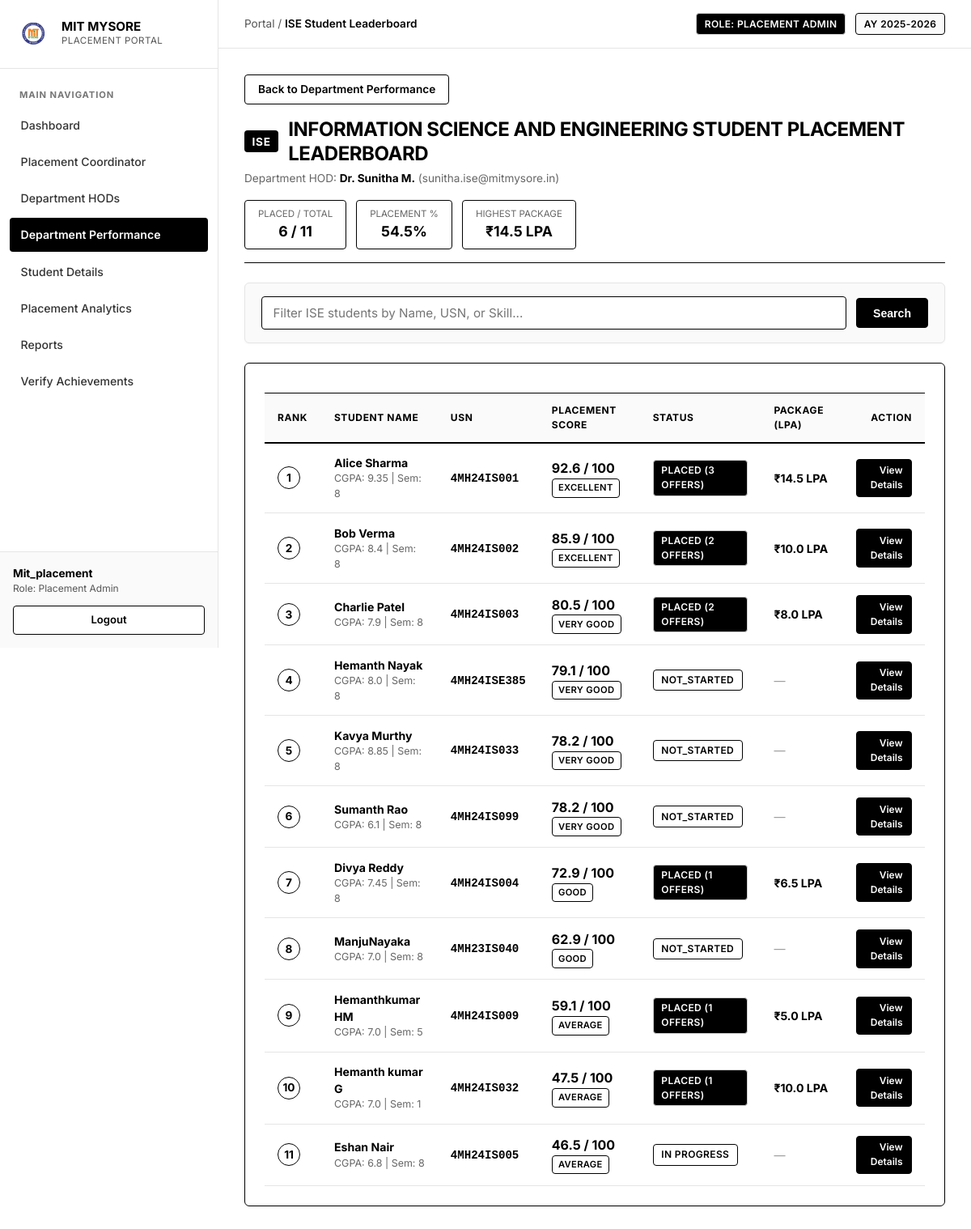
/portal/department/ISE (signed in), run on the app's committed database.
### models.py (models this page shows)
class Department(db.Model):
    __tablename__ = 'departments'
    id = db.Column(db.Integer, primary_key=True)
    code = db.Column(db.String(20), unique=True, nullable=False)
    name = db.Column(db.String(100), unique=True, nullable=False)
    hod_name = db.Column(db.String(100), default='Dr. HOD')
    hod_id = db.Column(db.String(50), default='HOD_01')
    hod_email = db.Column(db.String(100), default='hod@mitmysore.in')
    hod_phone = db.Column(db.String(30), default='+91 98450 11223')
    admins = db.relationship('Admin', backref='department', lazy=True)
    students = db.relationship('Student', backref='department', lazy=True)

class Student(db.Model):
    __tablename__ = 'students'
    usn = db.Column(db.String(20), primary_key=True)
    name = db.Column(db.String(100), nullable=False)
    mobile_number = db.Column(db.String(15), unique=True, nullable=False)
    email = db.Column(db.String(100), unique=True, nullable=True)
    department_id = db.Column(db.Integer, db.ForeignKey('departments.id'), nullable=False)
    semester = db.Column(db.Integer, default=8)
    cgpa = db.Column(db.Float, default=8.0)
    attendance = db.Column(db.Float, default=85.0)
    academic_score = db.Column(db.Float, default=82.0)
    skills = db.Column(db.String(255), default="Python, DSA, SQL")
    programming_languages = db.Column(db.String(255), default="Python, Java, C++")
    technical_skills = db.Column(db.String(255), default="Data Structures, DBMS, Web Development")
    certifications = db.Column(db.String(255), default="Cloud Computing, Full Stack Web Development")
    projects = db.Column(db.Text, default="Smart Placement Portal, AI Resume Screener")
    companies_attended = db.Column(db.Integer, default=0)
    companies_selected = db.Column(db.Integer, default=0)
    offers_count = db.Column(db.Integer, default=0)
    highest_package = db.Column(db.Float, default=0.0)  # in LPA
    average_package = db.Column(db.Float, default=0.0)  # in LPA
    placement_status = db.Column(db.String(50), default="NOT_STARTED") # PLACED, IN_PROCESS, NOT_STARTED, NOT_PLACED
    placement_approval_status = db.Column(db.String(50), default="APPROVED") # PENDING, APPROVED, REJECTED
    approved_by = db.Column(db.String(100), nullable=True)
    approved_at = db.Column(db.DateTime, nullable=True)
    rejected_by = db.Column(db.String(100), nullable=True)
    rejected_at = db.Column(db.DateTime, nullable=True)
    rejection_reason = db.Column(db.Text, nullable=True)
    resume = db.Column(db.String(255), default="Resume_Uploaded.pdf")
    performance = db.relationship('PerformanceRecord', backref='student', uselist=False, lazy=True)
    account_link = db.relationship('StudentAccountLink', backref='student', uselist=False, lazy=True)
    recommendations = db.relationship('LearningRecommendation', backref='student', lazy=True, order_by='LearningRecommendation.created_at.desc()')
    youtube_lessons = db.relationship('YouTubeLesson', backref='student', lazy=True, order_by='YouTubeLesson.created_at.desc()')
    quiz_attempts = db.relationship('QuizAttempt', backref='student', lazy=True, order_by='QuizAttempt.attempted_at.desc()')
    interview_sessions = db.relationship('MockInterviewSession', backref='student', lazy=True, order_by='MockInterviewSession.started_at.desc()')
    course_progress = db.relationship('StudentCourseProgress', backref='student', lazy=True, cascade='all, delete-orphan', order_by='StudentCourseProgress.saved_at.desc()')
    event_actions = db.relationship('StudentEventAction', backref='student', lazy=True, cascade='all, delete-orphan', order_by='StudentEventAction.updated_at.desc()')
    achievements = db.relationship('StudentAchievement', backref='student', lazy=True, cascade='all, delete-orphan', order_by='StudentAchievement.completion_date.desc()')
    notifications = db.relationship('StudentNotification', backref='student', lazy=True, cascade='all, delete-orphan', order_by='StudentNotification.created_at.desc()')
    preference = db.relationship('StudentPreference', backref='student', uselist=False, lazy=True, cascade='all, delete-orphan')
    provider_accounts = db.relationship('ExternalProviderAccount', backref='student', lazy=True, cascade='all, delete-orphan', order_by='ExternalProviderAccount.created_at.desc()')
    sync_logs = db.relationship('CertificateSyncLog', backref='student', lazy=True, cascade='all, delete-orphan', order_by='CertificateSyncLog.sync_started_at.desc()')
    @property
    def placement_score(self):
        if self.performance:
            return round(self.performance.overall_aggregate, 1)
        return 0.0
    @property
    def placement_level(self):
        score = self.placement_score
        if score >= 85:
            return "Excellent"
        elif score >= 75:
            return "Very Good"
        elif score >= 60:
            return "Good"
        elif score >= 40:
            return "Average"
        else:
            return "Needs Improvement"

class PerformanceRecord(db.Model):
    __tablename__ = 'performance_records'
    id = db.Column(db.Integer, primary_key=True)
    student_usn = db.Column(db.String(20), db.ForeignKey('students.usn'), nullable=False, unique=True)
    aptitude_score = db.Column(db.Float, default=0.0)
    gd_status = db.Column(db.Boolean, default=False)
    hr_status = db.Column(db.Boolean, default=False)
    coding_c_score = db.Column(db.Float, default=0.0)
    coding_java_score = db.Column(db.Float, default=0.0)
    coding_dsa_score = db.Column(db.Float, default=0.0)
    technical_interview_score = db.Column(db.Float, default=0.0)
    hr_score = db.Column(db.Float, default=0.0)
    @property
    def coding_overall_score(self):
        return round((self.coding_c_score + self.coding_java_score + self.coding_dsa_score) / 3.0, 1)
    @property
    def overall_aggregate(self):
        coding_avg = self.coding_overall_score
        tech_score = self.technical_interview_score if self.technical_interview_score > 0 else coding_avg
        hr_val = self.hr_score if self.hr_score > 0 else (90.0 if self.hr_status else 45.0)
        gd_val = 90.0 if self.gd_status else 45.0
        score = (self.aptitude_score * 0.25) + (coding_avg * 0.35) + (tech_score * 0.20) + (hr_val * 0.10) + (gd_val * 0.10)
        return round(score, 1)

### app.py (the view)
@app.route('/portal/department/<dept_code>')
def portal_department_leaderboard(dept_code):
    admin = get_current_admin()
    if not admin:
        return redirect(url_for('admin_login'))
    department = Department.query.filter_by(code=dept_code.upper()).first_or_404()
    dept_stats = get_department_stats(department)
    students_query = Student.query.filter_by(department_id=department.id)
    search_query = request.args.get('search', '').strip()
    if search_query:
        students_query = students_query.filter(
            (Student.usn.ilike(f"%{search_query}%")) |
            (Student.name.ilike(f"%{search_query}%")) |
            (Student.skills.ilike(f"%{search_query}%"))
        )
    students = sorted(students_query.all(), key=lambda s: (s.placement_score, s.highest_package), reverse=True)
    return render_template(
        'portal_dept_leaderboard.html',
        active_page='performance',
        active_dept=dept_code.upper(),
        admin=admin,
        department=department,
        stats=dept_stats,
        students=students,
        search_query=search_query
    )

### templates/portal_dept_leaderboard.html (shortened to what this page needs)
{% extends 'portal_base.html' %}
{% block breadcrumb %}{{ department.code }} Student Leaderboard{% endblock %}
{% block portal_content %}
<div style="margin-bottom: 1.5rem;">
    <a href="{{ url_for('portal_performance') }}" class="btn btn-secondary" style="border: 1px solid #000; color: #000; font-size: 0.85rem; padding: 0.45rem 1rem; margin-bottom: 1rem; display: inline-block; background: #fff;">
        Back to Department Performance
    </a>
    <div style="display: flex; justify-content: space-between; align-items: flex-start; flex-wrap: wrap; gap: 1rem; border-bottom: 1px solid #000; padding-bottom: 1rem;">
        <div>
            <div style="display: flex; align-items: center; gap: 0.75rem; margin-bottom: 0.35rem;">
                <span class="badge-dept" style="font-size: 0.85rem; padding: 0.2rem 0.6rem;">{{ department.code }}</span>
                <h2 style="font-size: 1.5rem; font-weight: 700; color: #000; margin: 0; text-transform: uppercase;">
                    {{ department.name }} Student Placement Leaderboard
                </h2>
            </div>
            <p style="color: #666; font-size: 0.85rem; margin: 0;">
                Department HOD: <strong style="color: #000;">{{ department.hod_name }}</strong> ({{ department.hod_email }})
            </p>
        </div>
        <div style="display: flex; gap: 0.75rem; flex-wrap: wrap;">
            <div style="background: #fff; border: 1px solid #000; border-radius: 4px; padding: 0.5rem 1rem; text-align: center;">
                <div style="font-size: 0.72rem; color: #666; text-transform: uppercase;">Placed / Total</div>
                <div style="font-weight: 700; color: #000; font-size: 1.1rem;">{{ stats.placed_count }} / {{ stats.total_students }}</div>
            </div>
            <div style="background: #fff; border: 1px solid #000; border-radius: 4px; padding: 0.5rem 1rem; text-align: center;">
                <div style="font-size: 0.72rem; color: #666; text-transform: uppercase;">Placement %</div>
                <div style="font-weight: 700; color: #000; font-size: 1.1rem;">{{ stats.placement_pct }}%</div>
            </div>
            <div style="background: #fff; border: 1px solid #000; border-radius: 4px; padding: 0.5rem 1rem; text-align: center;">
                <div style="font-size: 0.72rem; color: #666; text-transform: uppercase;">Highest Package</div>
                <div style="font-weight: 700; color: #000; font-size: 1.1rem;">₹{{ stats.highest_package }} LPA</div>
            </div>
        </div>
    </div>
</div>
<div class="card" style="padding: 1rem 1.25rem; margin-bottom: 1.5rem; border: 1px solid #e5e5e5; background: #fafafa;">
    <form method="GET" style="display: flex; gap: 0.75rem; align-items: center;">
        <input type="text" name="search" value="{{ search_query }}" placeholder="Filter {{ department.code }} students by Name, USN, or Skill..." class="form-control" style="flex: 1; padding: 0.6rem 0.85rem; border: 1px solid #000;">
        <button type="submit" class="btn" style="padding: 0.6rem 1.25rem; background: #000; color: #fff; border: 1px solid #000;">Search</button>
    </form>
</div>
<div class="card" style="border: 1px solid #000; padding: 1.5rem;">
    <div style="overflow-x: auto;">
        <table class="portal-table">
            <thead>
                <tr>
                    <th style="width: 70px;">Rank</th>
                    <th>Student Name</th>
                    <th>USN</th>
                    <th>Placement Score</th>
                    <th>Status</th>
                    <th>Package (LPA)</th>
                    <th style="text-align: right;">Action</th>
                </tr>
            </thead>
            <tbody>
                {% for student in students %}
                <tr onclick="window.location.href='{{ url_for('portal_student_details', usn=student.usn) }}'" style="cursor: pointer;">
                    <td>
                        <span class="rank-badge rank-normal" style="border: 1px solid #000; background: #fff; color: #000;">
                            {{ loop.index }}
                        </span>
                    </td>
                    <td>
                        <div style="font-weight: 700;">{{ student.name }}</div>
                        <div style="font-size: 0.78rem; color: #666;">CGPA: {{ student.cgpa }} | Sem: {{ student.semester }}</div>
                    </td>
                    <td>
                        <span style="font-family: monospace; font-weight: 600;">{{ student.usn }}</span>
                    </td>
                    <td>
                        <div style="font-weight: 700; font-size: 1rem;">
                            {{ student.placement_score }} / 100
                        </div>
                        <span class="badge" style="border: 1px solid #000; font-size: 0.7rem; padding: 0.15rem 0.45rem; background: #fff; color: #000;">
                            {{ student.placement_level }}
                        </span>
                    </td>
                    <td>
                        {% if student.placement_status == 'Placed' %}
                            <span class="badge" style="background: #000; color: #fff;">
                                Placed ({{ student.offers_count }} Offers)
                            </span>
                        {% else %}
                            <span class="badge" style="border: 1px solid #000; background: #fff; color: #000;">
                                {{ student.placement_status }}
                            </span>
                        {% endif %}
                    </td>
                    <td>
                        {% if student.highest_package > 0 %}
                            <strong>₹{{ student.highest_package }} LPA</strong>
                        {% else %}
                            <span style="color: #999;">—</span>
                        {% endif %}
                    </td>
                    <td style="text-align: right;">
                        <span class="btn" style="font-size: 0.75rem; padding: 0.3rem 0.65rem; background: #000; color: #fff; border: 1px solid #000;">
                            View Details
                        </span>
                    </td>
                </tr>
                {% else %}
                <tr>
                    <td colspan="7" style="text-align: center; padding: 2rem; color: #666;">
                        No students found matching your search.
                    </td>
                </tr>
                {% endfor %}
            </tbody>
        </table>
    </div>
</div>
{% endblock %}

### data on the page
Department: code "ISE", name "INFORMATION SCIENCE AND ENGINEERING", hod_name "Dr. Sunitha M.", hod_email "sunitha.ise@mitmysore.in", search "Filter ISE students by Name, USN, or Skill..."
Student: highest_package "14.5", name "Alice Sharma", cgpa "9.35", semester "8", usn "4MH24IS001", placement_score "92.6", placement_level "EXCELLENT", offers_count "3"
Student: name "Bob Verma", cgpa "8.4", semester "8", usn "4MH24IS002", placement_score "85.9", placement_level "EXCELLENT", offers_count "2", highest_package "10.0"
Student: name "Charlie Patel", cgpa "7.9", semester "8", usn "4MH24IS003", placement_score "80.5", placement_level "VERY GOOD", offers_count "2", highest_package "8.0"
Student: name "Hemanth Nayak", cgpa "8.0", semester "8", usn "4MH24ISE385", placement_score "79.1", placement_level "VERY GOOD", placement_status "NOT_STARTED"
Student: name "Kavya Murthy", cgpa "8.85", semester "8", usn "4MH24IS033", placement_score "78.2", placement_level "VERY GOOD", placement_status "NOT_STARTED"
Student: name "Sumanth Rao", cgpa "6.1", semester "8", usn "4MH24IS099", placement_score "78.2", placement_level "VERY GOOD", placement_status "NOT_STARTED"
Student: name "Divya Reddy", cgpa "7.45", semester "8", usn "4MH24IS004", placement_score "72.9", placement_level "GOOD", offers_count "1", highest_package "6.5"
Student: name "ManjuNayaka", cgpa "7.0", semester "8", usn "4MH23IS040", placement_score "62.9", placement_level "GOOD", placement_status "NOT_STARTED"
Student: name "Hemanthkumar HM", cgpa "7.0", semester "5", usn "4MH24IS009", placement_score "59.1", placement_level "AVERAGE", offers_count "1", highest_package "5.0"
Student: name "Hemanth kumar G", cgpa "7.0", semester "1", usn "4MH24IS032", placement_score "47.5", placement_level "AVERAGE", offers_count "1", highest_package "10.0"
Student: name "Eshan Nair", cgpa "6.8", semester "8", usn "4MH24IS005", placement_score "46.5", placement_level "AVERAGE", placement_status "IN PROGRESS"

### other printed values
{{ stats.placed_count }} "6"
{{ stats.total_students }} "11"
{{ stats.placement_pct }} "54.5"
